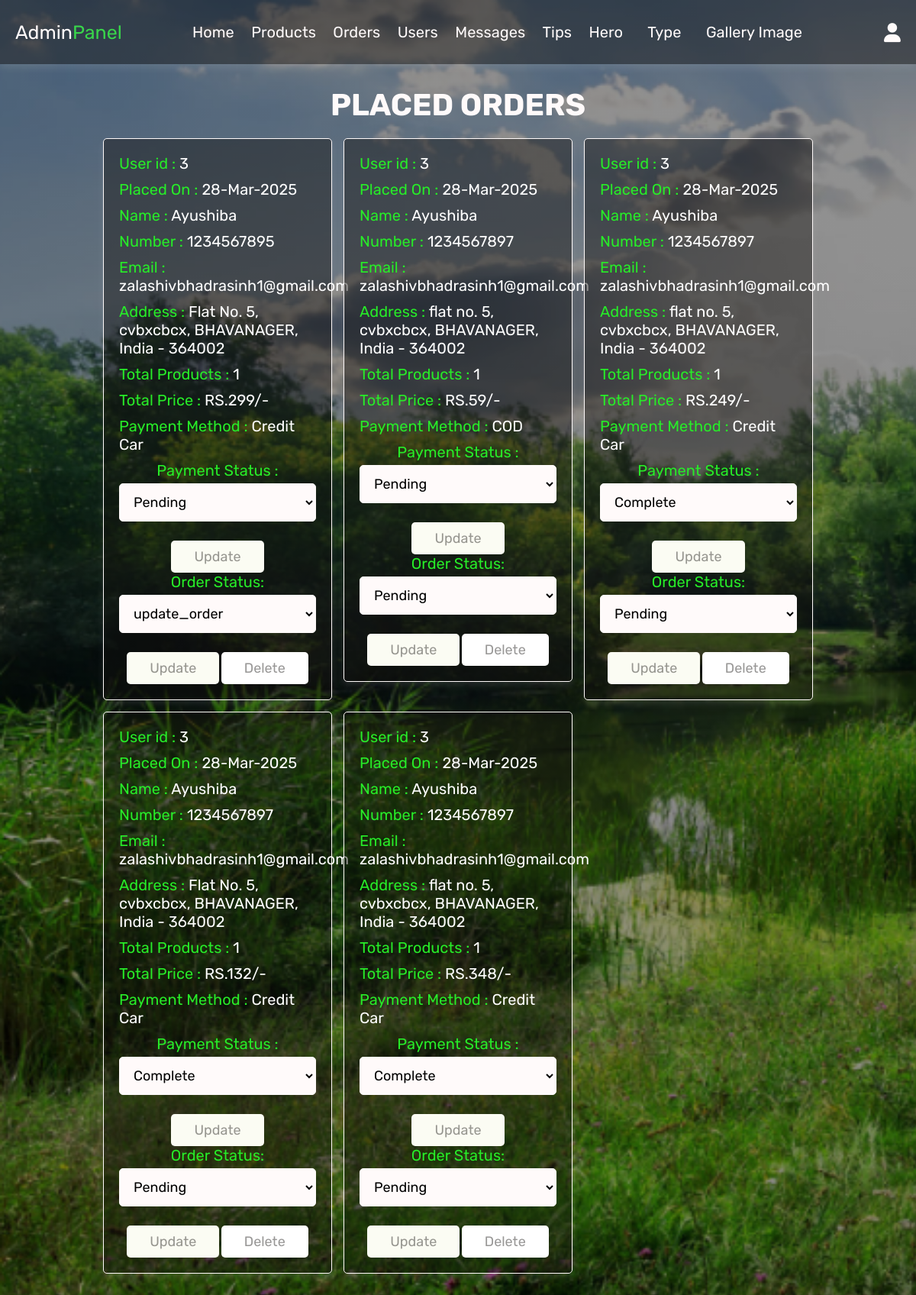
The page /admin_orders.php (signed in) on the database its author committed.
### tables this page shows
CREATE TABLE `orders` (
  `id` int(10) NOT NULL,
  `user_id` int(10) NOT NULL,
  `name` varchar(15) NOT NULL,
  `number` varchar(12) NOT NULL,
  `email` varchar(30) NOT NULL,
  `address` varchar(100) NOT NULL,
  `product_name` varchar(15) NOT NULL,
  `total_price` int(10) NOT NULL,
  `placed_on` varchar(15) NOT NULL,
  `total_product` int(5) NOT NULL,
  `payment_status` varchar(10) NOT NULL,
  `method` varchar(10) NOT NULL,
  `order_status` varchar(12) NOT NULL
);

### admin_orders.php (the view, shortened to what this page needs)
<?php
include 'config.php';
?>
<!DOCTYPE html>
<html lang="en">
<head>
   <link rel="stylesheet" href="https://cdnjs.cloudflare.com/ajax/libs/font-awesome/6.0.0/css/all.min.css">
   <link rel="stylesheet" href="css/admin_style.css">
</head>
<body>
<?php include 'admin_header.php'; ?>
<section class="orders">
   <h1 class="title">Placed Orders</h1>
   <div class="box-container">
      <?php
      $select_orders = mysqli_query($conn, "SELECT * FROM `orders`") or die('query failed');
      if(mysqli_num_rows($select_orders) > 0){
         while($fetch_orders = mysqli_fetch_assoc($select_orders)){
      ?>
      <div class="box">
         <p> User id : <span><?php echo $fetch_orders['user_id']; ?></span> </p>
         <p> Placed On : <span><?php echo $fetch_orders['placed_on']; ?></span> </p>
         <p> Name : <span><?php echo $fetch_orders['name']; ?></span> </p>
         <p> Number : <span><?php echo $fetch_orders['number']; ?></span> </p>
         <p> Email : <span><?php echo $fetch_orders['email']; ?></span> </p>
         <p> Address : <span><?php echo $fetch_orders['address']; ?></span> </p>
         <p> Total Products : <span><?php echo $fetch_orders['total_product']; ?></span> </p>
         <p> Total Price : <span><?php echo 'RS.'. $fetch_orders['total_price']; ?>/-</span> </p>
         <p> Payment Method : <span><?php echo $fetch_orders['method']; ?></span> </p>
         <form action="" method="post">
         <p> Payment Status :
            <select name="update_payment">
               <option value="" selected disabled><?php echo $fetch_orders['payment_status']; ?></option>
            </select></p>
            <input type="submit" value="update" name="update_payment1" class="option-btn">
            <p>Order Status:
            <select name="update_order">
               <option value="" selected disabled><?php echo $fetch_orders['order_status']; ?></option>
            </select></p>
            <input type="submit" value="update" name="update_order1" class="option-btn">
            <a href="admin_orders.php?delete=<?php echo $fetch_orders['id']; ?>" onclick="return confirm('delete this order?');" class="delete-btn">Delete</a>
         </form>
      </div>
      <?php
         }
      }else{
         echo '<p class="empty">No Orders Placed Yet!</p>';
      }
      ?>
   </div>
</section>
</body>
</html>

### css/admin_style.css (style rules this page uses)
:root { --purple:#010101; --red:#e5f017; --orange:#fbfcf3; --black:#fffafa; --white:#14120f70; --light-color:#f0e0e0; --light-white:#cccccc; --light-bg:#fffafa; --border:.1rem solid var(--black); --box-shadow:0 .5rem 1rem rgba(255, 255, 255, 0.1); }
* { font-family: 'Rubik', sans-serif; margin:0; padding:0; box-sizing: border-box; outline: none; border:none; text-decoration: none; transition:all .2s linear; }
html { font-size: 62.5%; overflow-x: hidden; }
body { background-image:linear-gradient(to right,rgba(0, 0, 0, 0.43),rgba(0, 0, 0, 0.437)), url(../images/19.png); background-attachment: fixed; background-size: cover; }
section { padding:3rem 2rem; }
.title { text-align: center; margin-bottom: 2rem; text-transform: uppercase; color:var(--black); font-size: 4rem; }
.btn, .option-btn, .delete-btn, .white-btn { display: inline-block; margin-top: 1rem; padding:1rem 3rem; cursor: pointer; color:var(--white); font-size: 1.8rem; border-radius: .5rem; text-transform: capitalize; }
.option-btn { background-color: var(--orange); }
.delete-btn { background-color: white; }
.orders .box-container { display: grid; grid-template-columns: repeat(auto-fit, 30rem); justify-content: center; gap:1.5rem; max-width: 1200px; margin:0 auto; align-items: flex-start; }
.orders .box-container .box { background-color: var(--white); padding:2rem; border:var(--border); box-shadow: var(--box-shadow); border-radius: .5rem; }
.orders .box-container .box p { padding-bottom: 1rem; font-size: 2rem; color:#27ec28; }
.orders .box-container .box p span { color:white; }
.orders .box-container .box form { text-align: center; }
.orders .box-container .box form select { border-radius: .5rem; margin:.5rem 0; width: 100%; background-color: var(--light-bg); border:var(--border); padding:1.2rem 1.4rem; font-size: 1.8rem; color:black; }

### rows shown on the page
orders: user "3", placed_on "28-Mar-2025", name "Ayushiba", number "1234567895", email "zalashivbhadrasinh1@gmail.com", address "Flat No. 5, cvbxcbcx, BHAVANAGER, India - 364002", total_product "1", total_price "299", method "Credit Car", update_payment "Pending", update_order "update_order"
orders: user "3", placed_on "28-Mar-2025", name "Ayushiba", number "1234567897", email "zalashivbhadrasinh1@gmail.com", address "flat no. 5, cvbxcbcx, BHAVANAGER, India - 364002", total_product "1", total_price "59", method "COD", update_payment "Pending", update_order "Pending"
orders: user "3", placed_on "28-Mar-2025", name "Ayushiba", number "1234567897", email "zalashivbhadrasinh1@gmail.com", address "flat no. 5, cvbxcbcx, BHAVANAGER, India - 364002", total_product "1", total_price "249", method "Credit Car", update_payment "Complete", update_order "Pending"
orders: user "3", placed_on "28-Mar-2025", name "Ayushiba", number "1234567897", email "zalashivbhadrasinh1@gmail.com", address "Flat No. 5, cvbxcbcx, BHAVANAGER, India - 364002", total_product "1", total_price "132", method "Credit Car", update_payment "Complete", update_order "Pending"
orders: user "3", placed_on "28-Mar-2025", name "Ayushiba", number "1234567897", email "zalashivbhadrasinh1@gmail.com", address "flat no. 5, cvbxcbcx, BHAVANAGER, India - 364002", total_product "1", total_price "348", method "Credit Car", update_payment "Complete", update_order "Pending"
